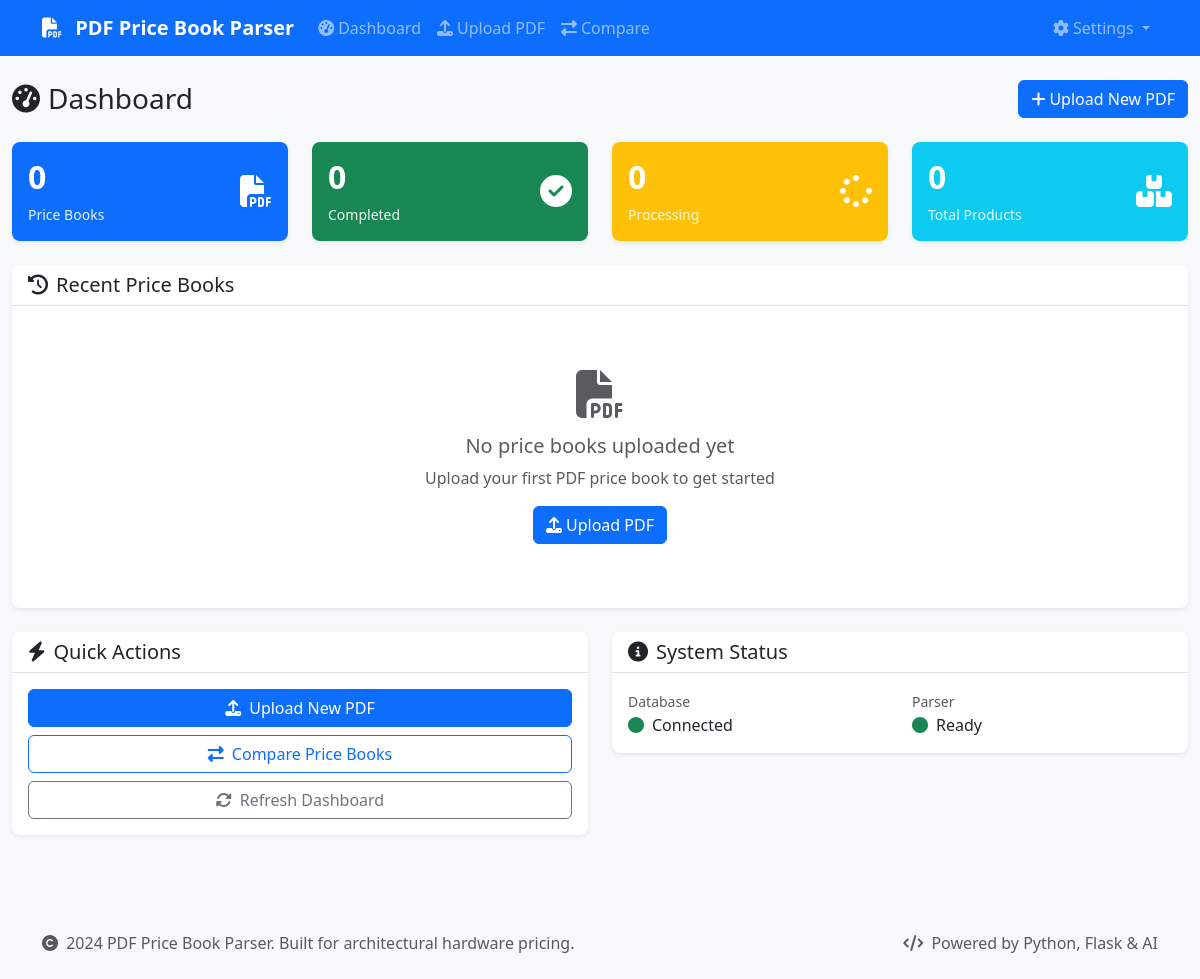
Before: / with the older database file.
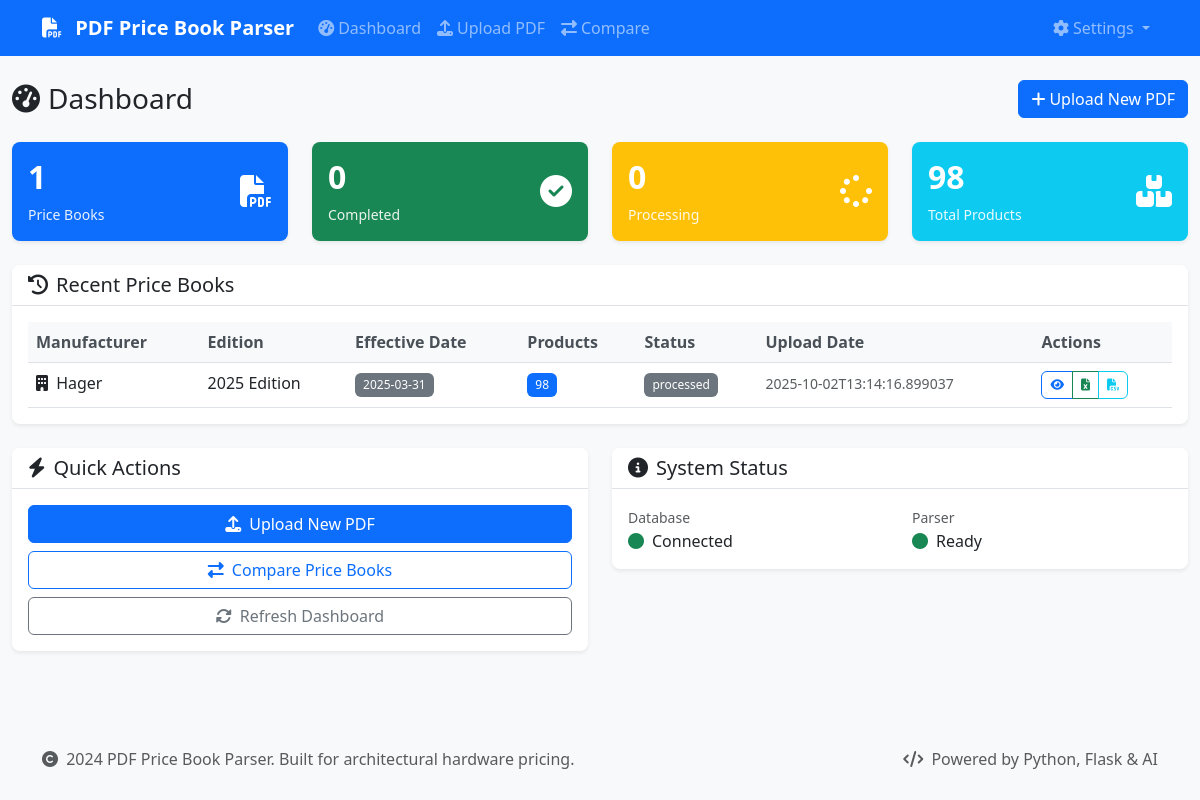
After: the same page with the newer database file.
### database/models.py (models this page shows)
class Manufacturer(Base):
    __tablename__ = 'manufacturers'
    id = Column(Integer, primary_key=True)
    name = Column(String(255), nullable=False)
    code = Column(String(50), unique=True, nullable=False)
    created_at = Column(DateTime, default=datetime.utcnow)
    price_books = relationship("PriceBook", back_populates="manufacturer")
    product_families = relationship("ProductFamily", back_populates="manufacturer")
    finishes = relationship("Finish", back_populates="manufacturer")

class PriceBook(Base):
    __tablename__ = 'price_books'
    id = Column(Integer, primary_key=True)
    manufacturer_id = Column(Integer, ForeignKey('manufacturers.id'), nullable=False)
    edition = Column(String(100))
    effective_date = Column(Date)
    upload_date = Column(DateTime, default=datetime.utcnow)
    file_path = Column(Text)
    file_size = Column(Integer)
    status = Column(String(50), default='processing')  # processing, completed, failed
    parsing_notes = Column(Text)
    manufacturer = relationship("Manufacturer", back_populates="price_books")
    products = relationship("Product", back_populates="price_book")

### app.py (the view)
@app.route('/')
def index():
    try:
        price_books = price_book_manager.list_price_books()
        return render_template('dashboard.html', price_books=price_books)
    except Exception as e:
        logger.error(f"Error loading dashboard: {e}")
        flash('Error loading dashboard', 'error')
        return render_template('dashboard.html', price_books=[])

### templates/dashboard.html (shortened to what this page needs)
{% extends "base.html" %}
{% block content %}
<div class="row">
    <div class="col-12">
        <div class="d-flex justify-content-between align-items-center mb-4">
            <h1 class="h3 mb-0">
                <i class="fas fa-tachometer-alt me-2"></i>Dashboard
            </h1>
            <a href="{{ url_for('upload_pdf') }}" class="btn btn-primary">
                <i class="fas fa-plus me-1"></i>Upload New PDF
            </a>
        </div>
    </div>
</div>
<div class="row mb-4">
    <div class="col-md-3">
        <div class="card bg-primary text-white">
            <div class="card-body">
                <div class="d-flex justify-content-between">
                    <div>
                        <h4 class="card-title">{{ price_books|length }}</h4>
                        <p class="card-text">Price Books</p>
                    </div>
                    <div class="align-self-center">
                        <i class="fas fa-file-pdf fa-2x"></i>
                    </div>
                </div>
            </div>
        </div>
    </div>
    <div class="col-md-3">
        <div class="card bg-success text-white">
            <div class="card-body">
                <div class="d-flex justify-content-between">
                    <div>
                        <h4 class="card-title">{{ price_books|selectattr('status', 'equalto', 'completed')|list|length }}</h4>
                        <p class="card-text">Completed</p>
                    </div>
                    <div class="align-self-center">
                        <i class="fas fa-check-circle fa-2x"></i>
                    </div>
                </div>
            </div>
        </div>
    </div>
    <div class="col-md-3">
        <div class="card bg-warning text-white">
            <div class="card-body">
                <div class="d-flex justify-content-between">
                    <div>
                        <h4 class="card-title">{{ price_books|selectattr('status', 'equalto', 'processing')|list|length }}</h4>
                        <p class="card-text">Processing</p>
                    </div>
                    <div class="align-self-center">
                        <i class="fas fa-spinner fa-2x"></i>
                    </div>
                </div>
            </div>
        </div>
    </div>
    <div class="col-md-3">
        <div class="card bg-info text-white">
            <div class="card-body">
                <div class="d-flex justify-content-between">
                    <div>
                        <h4 class="card-title">{{ price_books|sum(attribute='product_count') }}</h4>
                        <p class="card-text">Total Products</p>
                    </div>
                    <div class="align-self-center">
                        <i class="fas fa-boxes fa-2x"></i>
                    </div>
                </div>
            </div>
        </div>
    </div>
</div>
<div class="row">
    <div class="col-12">
        <div class="card">
            <div class="card-header">
                <h5 class="card-title mb-0">
                    <i class="fas fa-history me-2"></i>Recent Price Books
                </h5>
            </div>
            <div class="card-body">
                {% if price_books %}
                    <div class="table-responsive">
                        <table class="table table-hover">
                            <thead>
                                <tr>
                                    <th>Manufacturer</th>
                                    <th>Edition</th>
                                    <th>Effective Date</th>
                                    <th>Products</th>
                                    <th>Status</th>
                                    <th>Upload Date</th>
                                    <th>Actions</th>
                                </tr>
                            </thead>
                            <tbody>
                                {% for book in price_books[:10] %}
                                <tr>
                                    <td>
                                        <i class="fas fa-building me-1"></i>
                                        {{ book.manufacturer }}
                                    </td>
                                    <td>{{ book.edition or 'N/A' }}</td>
                                    <td>
                                        {% if book.effective_date %}
                                            <span class="badge bg-secondary">{{ book.effective_date }}</span>
                                        {% else %}
                                            <span class="text-muted">N/A</span>
                                        {% endif %}
                                    </td>
                                    <td>
                                        <span class="badge bg-primary">{{ book.product_count }}</span>
                                    </td>
                                    <td>
                                        {% if book.status == 'completed' %}
                                            <span class="badge bg-success">
                                                <i class="fas fa-check me-1"></i>Completed
                                            </span>
                                        {% elif book.status == 'processing' %}
                                            <span class="badge bg-warning">
                                                <i class="fas fa-spinner me-1"></i>Processing
                                            </span>
                                        {% elif book.status == 'failed' %}
                                            <span class="badge bg-danger">
                                                <i class="fas fa-times me-1"></i>Failed
                                            </span>
                                        {% else %}
                                            <span class="badge bg-secondary">{{ book.status }}</span>
                                        {% endif %}
                                    </td>
                                    <td>
                                        <small class="text-muted">{{ book.upload_date }}</small>
                                    </td>
                                    <td>
                                        <div class="btn-group btn-group-sm" role="group">
                                            <a href="{{ url_for('preview', price_book_id=book.id) }}"
                                               class="btn btn-outline-primary" title="Preview">
                                                <i class="fas fa-eye"></i>
                                            </a>
                                            <a href="{{ url_for('export', price_book_id=book.id, format='excel') }}"
                                               class="btn btn-outline-success" title="Export Excel">
                                                <i class="fas fa-file-excel"></i>
                                            </a>
                                            <a href="{{ url_for('export', price_book_id=book.id, format='csv') }}"
                                               class="btn btn-outline-info" title="Export CSV">
                                                <i class="fas fa-file-csv"></i>
                                            </a>
                                        </div>
                                    </td>
                                </tr>
                                {% endfor %}
                            </tbody>
                        </table>
                    </div>
                {% else %}
                    <div class="text-center py-5">
                        <i class="fas fa-file-pdf fa-3x text-muted mb-3"></i>
                        <h5 class="text-muted">No price books uploaded yet</h5>
                        <p class="text-muted">Upload your first PDF price book to get started</p>
                        <a href="{{ url_for('upload_pdf') }}" class="btn btn-primary">
                            <i class="fas fa-upload me-1"></i>Upload PDF
                        </a>
                    </div>
                {% endif %}
            </div>
        </div>
    </div>
</div>
<div class="row mt-4">
    <div class="col-md-6">
        <div class="card">
            <div class="card-header">
                <h5 class="card-title mb-0">
                    <i class="fas fa-bolt me-2"></i>Quick Actions
                </h5>
            </div>
            <div class="card-body">
                <div class="d-grid gap-2">
                    <a href="{{ url_for('upload_pdf') }}" class="btn btn-primary">
                        <i class="fas fa-upload me-2"></i>Upload New PDF
                    </a>
                    <a href="{{ url_for('compare') }}" class="btn btn-outline-primary">
                        <i class="fas fa-exchange-alt me-2"></i>Compare Price Books
                    </a>
                    <button class="btn btn-outline-secondary" onclick="refreshDashboard()">
                        <i class="fas fa-sync-alt me-2"></i>Refresh Dashboard
                    </button>
                </div>
            </div>
        </div>
    </div>
    <div class="col-md-6">
        <div class="card">
            <div class="card-header">
                <h5 class="card-title mb-0">
                    <i class="fas fa-info-circle me-2"></i>System Status
                </h5>
            </div>
            <div class="card-body">
                <div class="row">
                    <div class="col-6">
                        <small class="text-muted">Database</small>
                        <div class="d-flex align-items-center">
                            <i class="fas fa-circle text-success me-2"></i>
                            <span>Connected</span>
                        </div>
                    </div>
                    <div class="col-6">
                        <small class="text-muted">Parser</small>
                        <div class="d-flex align-items-center">
                            <i class="fas fa-circle text-success me-2"></i>
                            <span>Ready</span>
                        </div>
                    </div>
                </div>
            </div>
        </div>
    </div>
</div>
{% endblock %}

### templates/base.html (shortened to what this page needs)
<!DOCTYPE html>
<html lang="en">
<head>
    <link href="https://cdn.jsdelivr.net/npm/bootstrap@5.3.0/dist/css/bootstrap.min.css" rel="stylesheet">
    <link href="https://cdnjs.cloudflare.com/ajax/libs/font-awesome/6.4.0/css/all.min.css" rel="stylesheet">
    <link href="{{ url_for('static', filename='css/style.css') }}" rel="stylesheet">
</head>
<body>
    <nav class="navbar navbar-expand-lg navbar-dark bg-primary">
        <div class="container">
            <a class="navbar-brand" href="{{ url_for('index') }}">
                <i class="fas fa-file-pdf me-2"></i>
                PDF Price Book Parser
            </a>
            <div class="collapse navbar-collapse" id="navbarNav">
                <ul class="navbar-nav me-auto">
                    <li class="nav-item">
                        <a class="nav-link" href="{{ url_for('index') }}">
                            <i class="fas fa-tachometer-alt me-1"></i>Dashboard
                        </a>
                    </li>
                    <li class="nav-item">
                        <a class="nav-link" href="{{ url_for('upload_pdf') }}">
                            <i class="fas fa-upload me-1"></i>Upload PDF
                        </a>
                    </li>
                    <li class="nav-item">
                        <a class="nav-link" href="{{ url_for('compare') }}">
                            <i class="fas fa-exchange-alt me-1"></i>Compare
                        </a>
                    </li>
                </ul>
                <ul class="navbar-nav">
                    <li class="nav-item dropdown">
                        <a class="nav-link dropdown-toggle" href="#" id="navbarDropdown" role="button" data-bs-toggle="dropdown">
                            <i class="fas fa-cog me-1"></i>Settings
                        </a>
                    </li>
                </ul>
            </div>
        </div>
    </nav>
    <main class="container-fluid py-4">
        {% block content %}{% endblock %}
    </main>
    <footer class="bg-light mt-5 py-4">
        <div class="container">
            <div class="row">
                <div class="col-md-6">
                    <p class="text-muted mb-0">
                        <i class="fas fa-copyright me-1"></i>
                        2024 PDF Price Book Parser. Built for architectural hardware pricing.
                    </p>
                </div>
                <div class="col-md-6 text-md-end">
                    <p class="text-muted mb-0">
                        <i class="fas fa-code me-1"></i>
                        Powered by Python, Flask & AI
                    </p>
                </div>
            </div>
        </div>
    </footer>
</body>
</html>

Changed rows visible on the page:
now on this page (row unchanged): Manufacturer: manufacturer "Hager"
added PriceBook: edition "2025 Edition", status "processed"
Other visible differences:
{{ price_books|length }}: "0" → "1"
{{ price_books|sum(attribute='product_count') }}: "0" → "98"
text no longer shown: "No price books uploaded yet Upload your first PDF price book to get started Upload PDF"
text now shown: "Manufacturer Edition Effective Date Products Status Upload Date Actions"
new list line: "2025-03-31 98 2025-10-02T13:14:16.899037"
